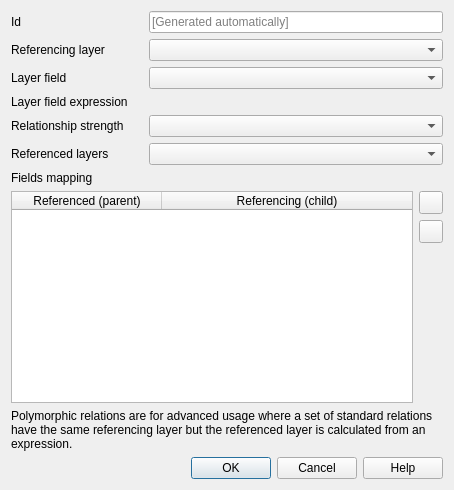
<?xml version="1.0" encoding="UTF-8"?>
<ui version="4.0">
 <class>QgsRelationManagerAddPolymorphicDialogBase</class>
 <widget class="QWidget" name="QgsRelationManagerAddPolymorphicDialogBase">
  <property name="geometry">
   <rect>
    <x>0</x>
    <y>0</y>
    <width>454</width>
    <height>490</height>
   </rect>
  </property>
  <property name="windowTitle">
   <string>Add Polymorphic Relation</string>
  </property>
  <layout class="QGridLayout" name="gridLayout" columnstretch="1,2,0">
   <item row="1" column="0">
    <widget class="QLabel" name="mReferencingLayerLabel">
     <property name="text">
      <string>Referencing layer</string>
     </property>
    </widget>
   </item>
   <item row="12" column="0" colspan="3">
    <widget class="QDialogButtonBox" name="mButtonBox">
     <property name="standardButtons">
      <set>QDialogButtonBox::Cancel|QDialogButtonBox::Help|QDialogButtonBox::Ok</set>
     </property>
    </widget>
   </item>
   <item row="2" column="0">
    <widget class="QLabel" name="mReferencedLayerFieldLabel">
     <property name="text">
      <string>Layer field</string>
     </property>
    </widget>
   </item>
   <item row="0" column="0">
    <widget class="QLabel" name="mIdLabel">
     <property name="text">
      <string>Id</string>
     </property>
    </widget>
   </item>
   <item row="1" column="1" colspan="2">
    <widget class="QgsMapLayerComboBox" name="mReferencingLayerComboBox"/>
   </item>
   <item row="11" column="0" colspan="3">
    <widget class="QLabel" name="mPolymorphicRelationHelpLabel">
     <property name="text">
      <string>Polymorphic relations are for advanced usage where a set of standard relations have the same referencing layer but the referenced layer is calculated from an expression.</string>
     </property>
     <property name="wordWrap">
      <bool>true</bool>
     </property>
    </widget>
   </item>
   <item row="9" column="2">
    <layout class="QVBoxLayout" name="mFieldsMappingButtonsVBoxLayout">
     <item>
      <widget class="QToolButton" name="mFieldsMappingAddButton">
       <property name="toolTip">
        <string>Add new field pair as part of a composite foreign key</string>
       </property>
       <property name="icon">
        <iconset resource="../../images/images.qrc">
         <normaloff>:/images/themes/default/symbologyAdd.svg</normaloff>:/images/themes/default/symbologyAdd.svg</iconset>
       </property>
      </widget>
     </item>
     <item>
      <widget class="QToolButton" name="mFieldsMappingRemoveButton">
       <property name="toolTip">
        <string>Remove the selected or last pair of fields</string>
       </property>
       <property name="icon">
        <iconset resource="../../images/images.qrc">
         <normaloff>:/images/themes/default/symbologyRemove.svg</normaloff>:/images/themes/default/symbologyRemove.svg</iconset>
       </property>
      </widget>
     </item>
     <item>
      <spacer name="mFieldsMappingVSpacer">
       <property name="orientation">
        <enum>Qt::Vertical</enum>
       </property>
       <property name="sizeHint" stdset="0">
        <size>
         <width>20</width>
         <height>40</height>
        </size>
       </property>
      </spacer>
     </item>
    </layout>
   </item>
   <item row="8" column="0" colspan="2">
    <widget class="QLabel" name="mFieldsMappingLabel">
     <property name="text">
      <string>Fields mapping</string>
     </property>
    </widget>
   </item>
   <item row="2" column="1" colspan="2">
    <widget class="QgsFieldComboBox" name="mReferencedLayerFieldComboBox"/>
   </item>
   <item row="3" column="0">
    <widget class="QLabel" name="mReferencedLayerExpressionLabel">
     <property name="text">
      <string>Layer field expression</string>
     </property>
    </widget>
   </item>
   <item row="9" column="0" colspan="2">
    <widget class="QTableWidget" name="mFieldsMappingTable">
     <property name="selectionBehavior">
      <enum>QAbstractItemView::SelectRows</enum>
     </property>
     <property name="rowCount">
      <number>0</number>
     </property>
     <attribute name="horizontalHeaderDefaultSectionSize">
      <number>150</number>
     </attribute>
     <attribute name="horizontalHeaderStretchLastSection">
      <bool>true</bool>
     </attribute>
     <column>
      <property name="text">
       <string comment="polymorphic relations">Referenced (parent)</string>
      </property>
     </column>
     <column>
      <property name="text">
       <string>Referencing (child)</string>
      </property>
     </column>
    </widget>
   </item>
   <item row="0" column="1" colspan="2">
    <widget class="QLineEdit" name="mIdLineEdit">
     <property name="placeholderText">
      <string>[Generated automatically]</string>
     </property>
    </widget>
   </item>
   <item row="3" column="1" colspan="2">
    <widget class="QgsFieldExpressionWidget" name="mReferencedLayerExpressionWidget" native="true"/>
   </item>
   <item row="6" column="0">
    <widget class="QLabel" name="mRelationStrengthLabel">
     <property name="text">
      <string>Relationship strength</string>
     </property>
    </widget>
   </item>
   <item row="6" column="1" colspan="2">
    <widget class="QComboBox" name="mRelationStrengthComboBox"/>
   </item>
   <item row="7" column="0">
    <widget class="QLabel" name="mReferencedLayersLabel">
     <property name="text">
      <string>Referenced layers</string>
     </property>
    </widget>
   </item>
   <item row="7" column="1" colspan="2">
    <widget class="QgsCheckableComboBox" name="mReferencedLayersComboBox"/>
   </item>
  </layout>
 </widget>
 <customwidgets>
  <customwidget>
   <class>QgsFieldComboBox</class>
   <extends>QComboBox</extends>
   <header>qgsfieldcombobox.h</header>
  </customwidget>
  <customwidget>
   <class>QgsFieldExpressionWidget</class>
   <extends>QWidget</extends>
   <header>qgsfieldexpressionwidget.h</header>
   <container>1</container>
  </customwidget>
  <customwidget>
   <class>QgsMapLayerComboBox</class>
   <extends>QComboBox</extends>
   <header>qgsmaplayercombobox.h</header>
  </customwidget>
  <customwidget>
   <class>QgsCheckableComboBox</class>
   <extends>QComboBox</extends>
   <header>qgscheckablecombobox.h</header>
  </customwidget>
 </customwidgets>
 <tabstops>
  <tabstop>mIdLineEdit</tabstop>
  <tabstop>mReferencingLayerComboBox</tabstop>
  <tabstop>mReferencedLayerFieldComboBox</tabstop>
  <tabstop>mRelationStrengthComboBox</tabstop>
  <tabstop>mFieldsMappingTable</tabstop>
  <tabstop>mFieldsMappingAddButton</tabstop>
  <tabstop>mFieldsMappingRemoveButton</tabstop>
 </tabstops>
 <resources>
  <include location="../../images/images.qrc"/>
 </resources>
 <connections/>
</ui>
